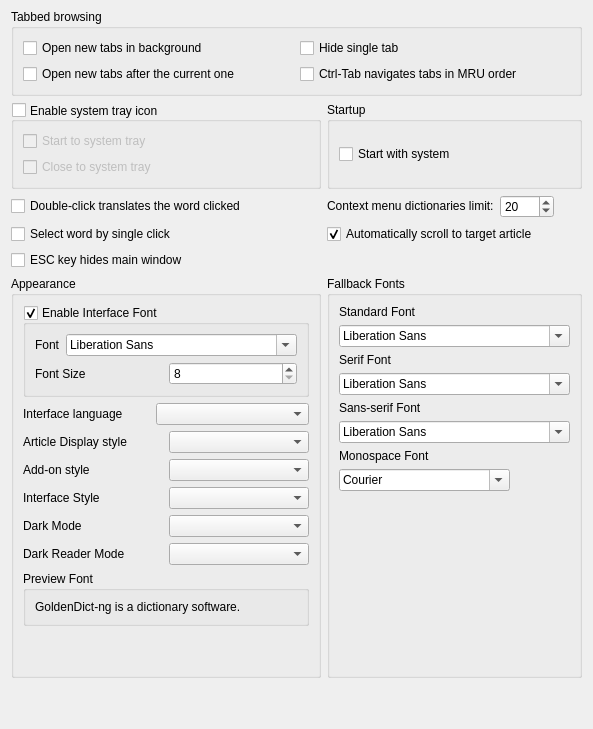
     <widget class="QWidget" name="tab_interface">
      <attribute name="icon">
       <iconset resource="../../resources.qrc">
        <normaloff>:/icons/interface.svg</normaloff>:/icons/interface.svg</iconset>
      </attribute>
      <attribute name="title">
       <string>&amp;Interface</string>
      </attribute>
      <layout class="QGridLayout" name="gridLayout_2" columnstretch="1,1">
       <property name="topMargin">
        <number>9</number>
       </property>
       <item row="2" column="0">
        <widget class="QCheckBox" name="doubleClickTranslates">
         <property name="text">
          <string>Double-click translates the word clicked</string>
         </property>
        </widget>
       </item>
       <item row="0" column="0" colspan="2">
        <widget class="QGroupBox" name="groupBox">
         <property name="title">
          <string>Tabbed browsing</string>
         </property>
         <layout class="QGridLayout" name="gridLayout_5">
          <item row="0" column="0">
           <widget class="QCheckBox" name="newTabsOpenInBackground">
            <property name="toolTip">
             <string>Normally, opening a new tab switches to it immediately.
With this on however, new tabs will be opened without
switching to them.</string>
            </property>
            <property name="text">
             <string>Open new tabs in background</string>
            </property>
           </widget>
          </item>
          <item row="1" column="0">
           <widget class="QCheckBox" name="newTabsOpenAfterCurrentOne">
            <property name="toolTip">
             <string>With this on, new tabs are opened just after the
current, active one. Otherwise they are added to
be the last ones.</string>
            </property>
            <property name="text">
             <string>Open new tabs after the current one</string>
            </property>
           </widget>
          </item>
          <item row="0" column="1">
           <widget class="QCheckBox" name="hideSingleTab">
            <property name="toolTip">
             <string>Select this option if you don't want to see the main tab bar when only a single tab is opened.</string>
            </property>
            <property name="text">
             <string>Hide single tab</string>
            </property>
           </widget>
          </item>
          <item row="1" column="1">
           <widget class="QCheckBox" name="mruTabOrder">
            <property name="toolTip">
             <string>MRU order: Most recently used order.</string>
            </property>
            <property name="text">
             <string>Ctrl-Tab navigates tabs in MRU order</string>
            </property>
           </widget>
          </item>
         </layout>
        </widget>
       </item>
       <item row="4" column="0">
        <widget class="QCheckBox" name="escKeyHidesMainWindow">
         <property name="toolTip">
          <string>Normally, pressing ESC key moves focus to the translation line.
With this on however, it will hide the main window.</string>
         </property>
         <property name="text">
          <string>ESC key hides main window</string>
         </property>
        </widget>
       </item>
       <item row="3" column="0">
        <widget class="QCheckBox" name="selectBySingleClick">
         <property name="toolTip">
          <string>Turn this option on if you want to select words by single mouse click</string>
         </property>
         <property name="text">
          <string>Select word by single click</string>
         </property>
        </widget>
       </item>
       <item row="1" column="1">
        <widget class="QGroupBox" name="groupBox_2">
         <property name="title">
          <string>Startup</string>
         </property>
         <layout class="QVBoxLayout" name="verticalLayout_2">
          <item>
           <widget class="QCheckBox" name="cbAutostart">
            <property name="toolTip">
             <string>Automatically starts GoldenDict after operation system bootup.</string>
            </property>
            <property name="text">
             <string>Start with system</string>
            </property>
           </widget>
          </item>
         </layout>
        </widget>
       </item>
       <item row="3" column="1">
        <widget class="QCheckBox" name="autoScrollToTargetArticle">
         <property name="toolTip">
          <string>Normally, clicking on a link, double-clicking on a word or looking up
selection in an article loads the translation and almost immediately
scrolls to the article from the same dictionary. With this option off,
however, the article from the topmost dictionary is shown.</string>
         </property>
         <property name="text">
          <string>Automatically scroll to target article</string>
         </property>
         <property name="checked">
          <bool>true</bool>
         </property>
        </widget>
       </item>
       <item row="1" column="0">
        <widget class="QGroupBox" name="enableTrayIcon">
         <property name="toolTip">
          <string>When enabled, an icon appears in the system tray area which can be used
to open main window and perform other tasks.</string>
         </property>
         <property name="title">
          <string>Enable system tray icon</string>
         </property>
         <property name="alignment">
          <set>Qt::AlignmentFlag::AlignLeading|Qt::AlignmentFlag::AlignLeft|Qt::AlignmentFlag::AlignVCenter</set>
         </property>
         <property name="flat">
          <bool>false</bool>
         </property>
         <property name="checkable">
          <bool>true</bool>
         </property>
         <property name="checked">
          <bool>false</bool>
         </property>
         <layout class="QVBoxLayout" name="verticalLayout">
          <item>
           <widget class="QCheckBox" name="startToTray">
            <property name="toolTip">
             <string>With this on, the application starts directly to system tray without showing
its main window.</string>
            </property>
            <property name="text">
             <string>Start to system tray</string>
            </property>
           </widget>
          </item>
          <item>
           <widget class="QCheckBox" name="closeToTray">
            <property name="toolTip">
             <string>With this on, an attempt to close main window would hide it instead of closing
the application.</string>
            </property>
            <property name="text">
             <string>Close to system tray</string>
            </property>
           </widget>
          </item>
         </layout>
        </widget>
       </item>
       <item row="16" column="0" colspan="2">
        <spacer name="verticalSpacer">
         <property name="orientation">
          <enum>Qt::Orientation::Vertical</enum>
         </property>
         <property name="sizeHint" stdset="0">
          <size>
           <width>20</width>
           <height>40</height>
          </size>
         </property>
        </spacer>
       </item>
       <item row="2" column="1">
        <layout class="QHBoxLayout" name="horizontalLayout_13">
         <item>
          <widget class="QLabel" name="maxDictsInContextMenuLabel">
           <property name="sizePolicy">
            <sizepolicy hsizetype="Preferred" vsizetype="Fixed">
             <horstretch>0</horstretch>
             <verstretch>0</verstretch>
            </sizepolicy>
           </property>
           <property name="toolTip">
            <string>Adjust this value to avoid huge context menus.</string>
           </property>
           <property name="text">
            <string>Context menu dictionaries limit:</string>
           </property>
          </widget>
         </item>
         <item>
          <widget class="QSpinBox" name="maxDictsInContextMenu">
           <property name="sizePolicy">
            <sizepolicy hsizetype="Fixed" vsizetype="Fixed">
             <horstretch>0</horstretch>
             <verstretch>0</verstretch>
            </sizepolicy>
           </property>
           <property name="maximum">
            <number>9999</number>
           </property>
           <property name="value">
            <number>20</number>
           </property>
          </widget>
         </item>
         <item>
          <widget class="QLabel" name="label_12">
           <property name="sizePolicy">
            <sizepolicy hsizetype="Preferred" vsizetype="Fixed">
             <horstretch>0</horstretch>
             <verstretch>0</verstretch>
            </sizepolicy>
           </property>
           <property name="text">
            <string/>
           </property>
          </widget>
         </item>
        </layout>
       </item>
       <item row="9" column="0">
        <widget class="QGroupBox" name="groupBox_5">
         <property name="title">
          <string>Appearance</string>
         </property>
         <layout class="QVBoxLayout" name="verticalLayout_16">
          <item>
           <widget class="QGroupBox" name="enableInterfaceFont">
            <property name="title">
             <string>Enable Interface Font</string>
            </property>
            <property name="checkable">
             <bool>true</bool>
            </property>
            <layout class="QVBoxLayout" name="verticalLayout_23">
             <item>
              <layout class="QHBoxLayout" name="horizontalLayout_17">
               <item>
                <widget class="QLabel" name="label_29">
                 <property name="text">
                  <string>Font</string>
                 </property>
                </widget>
               </item>
               <item>
                <widget class="QFontComboBox" name="systemFont"/>
               </item>
              </layout>
             </item>
             <item>
              <layout class="QHBoxLayout" name="horizontalLayout_19">
               <item>
                <widget class="QLabel" name="label_30">
                 <property name="text">
                  <string>Font Size</string>
                 </property>
                </widget>
               </item>
               <item>
                <widget class="QSpinBox" name="interfaceFontSize">
                 <property name="minimum">
                  <number>8</number>
                 </property>
                 <property name="maximum">
                  <number>32</number>
                 </property>
                </widget>
               </item>
              </layout>
             </item>
            </layout>
           </widget>
          </item>
          <item>
           <layout class="QHBoxLayout" name="horizontalLayout_4">
            <item>
             <widget class="QLabel" name="label_6">
              <property name="text">
               <string>Interface language</string>
              </property>
             </widget>
            </item>
            <item>
             <widget class="QComboBox" name="interfaceLanguage">
              <property name="sizePolicy">
               <sizepolicy hsizetype="Preferred" vsizetype="Fixed">
                <horstretch>0</horstretch>
                <verstretch>0</verstretch>
               </sizepolicy>
              </property>
              <property name="minimumSize">
               <size>
                <width>153</width>
                <height>0</height>
               </size>
              </property>
              <property name="sizeAdjustPolicy">
               <enum>QComboBox::SizeAdjustPolicy::AdjustToContents</enum>
              </property>
             </widget>
            </item>
           </layout>
          </item>
          <item>
           <layout class="QHBoxLayout" name="horizontalLayout_5">
            <item>
             <widget class="QLabel" name="label_9">
              <property name="text">
               <string>Article Display style</string>
              </property>
             </widget>
            </item>
            <item>
             <widget class="QComboBox" name="displayStyle">
              <property name="sizePolicy">
               <sizepolicy hsizetype="Preferred" vsizetype="Fixed">
                <horstretch>0</horstretch>
                <verstretch>0</verstretch>
               </sizepolicy>
              </property>
              <property name="minimumSize">
               <size>
                <width>100</width>
                <height>0</height>
               </size>
              </property>
             </widget>
            </item>
           </layout>
          </item>
          <item>
           <layout class="QHBoxLayout" name="horizontalLayout_12">
            <item>
             <widget class="QLabel" name="addonStylesLabel">
              <property name="text">
               <string>Add-on style</string>
              </property>
             </widget>
            </item>
            <item>
             <widget class="QComboBox" name="addonStyles">
              <property name="sizePolicy">
               <sizepolicy hsizetype="Preferred" vsizetype="Fixed">
                <horstretch>0</horstretch>
                <verstretch>0</verstretch>
               </sizepolicy>
              </property>
              <property name="minimumSize">
               <size>
                <width>100</width>
                <height>0</height>
               </size>
              </property>
             </widget>
            </item>
           </layout>
          </item>
          <item>
           <layout class="QHBoxLayout" name="interfaceStyleLayout">
            <item>
             <widget class="QLabel" name="interfaceStyleLabel">
              <property name="text">
               <string>Interface Style</string>
              </property>
             </widget>
            </item>
            <item>
             <widget class="QComboBox" name="InterfaceStyle"/>
            </item>
           </layout>
          </item>
          <item>
           <layout class="QHBoxLayout" name="darkModeLayout">
            <item>
             <widget class="QLabel" name="darkModeLabel">
              <property name="toolTip">
               <string>Turn the UI to dark.</string>
              </property>
              <property name="text">
               <string>Dark Mode</string>
              </property>
             </widget>
            </item>
            <item>
             <widget class="QComboBox" name="darkMode">
              <property name="toolTip">
               <string>Turn the UI to dark.</string>
              </property>
             </widget>
            </item>
           </layout>
          </item>
          <item>
           <layout class="QHBoxLayout" name="darkReaderLayout">
            <item>
             <widget class="QLabel" name="darkReaderModeLabel">
              <property name="toolTip">
               <string>Turn the article display style to dark.</string>
              </property>
              <property name="text">
               <string>Dark Reader Mode</string>
              </property>
             </widget>
            </item>
            <item>
             <widget class="QComboBox" name="darkReaderMode">
              <property name="toolTip">
               <string>Turn the article display style to dark.</string>
              </property>
             </widget>
            </item>
           </layout>
          </item>
          <item>
           <layout class="QHBoxLayout" name="horizontalLayout_23">
            <item>
             <widget class="QGroupBox" name="groupBox_8">
              <property name="title">
               <string>Preview Font</string>
              </property>
              <layout class="QVBoxLayout" name="verticalLayout_22">
               <item>
                <widget class="QLabel" name="previewFont">
                 <property name="text">
                  <string>GoldenDict-ng is a dictionary software.</string>
                 </property>
                 <property name="wordWrap">
                  <bool>true</bool>
                 </property>
                </widget>
               </item>
              </layout>
             </widget>
            </item>
           </layout>
          </item>
          <item>
           <spacer name="verticalSpacer_5">
            <property name="orientation">
             <enum>Qt::Orientation::Vertical</enum>
            </property>
            <property name="sizeHint" stdset="0">
             <size>
              <width>20</width>
              <height>40</height>
             </size>
            </property>
           </spacer>
          </item>
         </layout>
        </widget>
       </item>
       <item row="9" column="1">
        <widget class="QGroupBox" name="groupBox_10">
         <property name="toolTip">
          <string>These fonts will be applied when the fonts specified by a dictionary are not found.</string>
         </property>
         <property name="title">
          <string>Fallback Fonts</string>
         </property>
         <layout class="QVBoxLayout" name="verticalLayout_17">
          <item>
           <widget class="QLabel" name="label_16">
            <property name="text">
             <string>Standard Font</string>
            </property>
           </widget>
          </item>
          <item>
           <widget class="QFontComboBox" name="font_standard">
            <property name="sizePolicy">
             <sizepolicy hsizetype="Fixed" vsizetype="Fixed">
              <horstretch>0</horstretch>
              <verstretch>0</verstretch>
             </sizepolicy>
            </property>
           </widget>
          </item>
          <item>
           <widget class="QLabel" name="label_21">
            <property name="text">
             <string>Serif Font</string>
            </property>
           </widget>
          </item>
          <item>
           <widget class="QFontComboBox" name="font_serif">
            <property name="sizePolicy">
             <sizepolicy hsizetype="Fixed" vsizetype="Fixed">
              <horstretch>0</horstretch>
              <verstretch>0</verstretch>
             </sizepolicy>
            </property>
           </widget>
          </item>
          <item>
           <widget class="QLabel" name="label_26">
            <property name="text">
             <string>Sans-serif Font</string>
            </property>
           </widget>
          </item>
          <item>
           <widget class="QFontComboBox" name="font_sans">
            <property name="sizePolicy">
             <sizepolicy hsizetype="Fixed" vsizetype="Fixed">
              <horstretch>0</horstretch>
              <verstretch>0</verstretch>
             </sizepolicy>
            </property>
           </widget>
          </item>
          <item>
           <widget class="QLabel" name="label_27">
            <property name="text">
             <string>Monospace Font</string>
            </property>
           </widget>
          </item>
          <item>
           <widget class="QFontComboBox" name="font_monospace">
            <property name="sizePolicy">
             <sizepolicy hsizetype="Fixed" vsizetype="Fixed">
              <horstretch>0</horstretch>
              <verstretch>0</verstretch>
             </sizepolicy>
            </property>
            <property name="fontFilters">
             <set>QFontComboBox::FontFilter::MonospacedFonts</set>
            </property>
           </widget>
          </item>
          <item>
           <spacer name="verticalSpacer_9">
            <property name="orientation">
             <enum>Qt::Orientation::Vertical</enum>
            </property>
            <property name="sizeHint" stdset="0">
             <size>
              <width>20</width>
              <height>40</height>
             </size>
            </property>
           </spacer>
          </item>
         </layout>
        </widget>
       </item>
      </layout>
     </widget>
